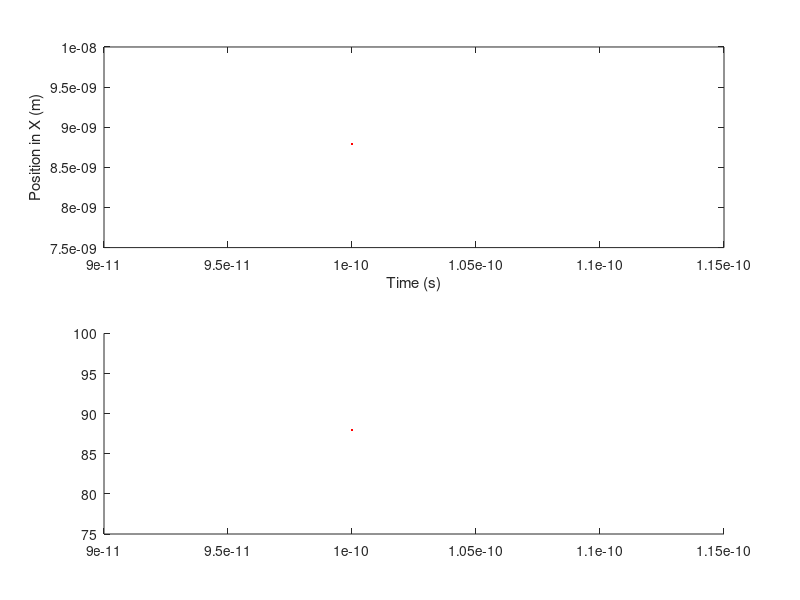

Recreate this plot in MATLAB. (Note: this script raises an error after producing the figure.)

global c

c.m_0 = 9.10938215e-31;  % electron mass
c.q_0 = 1.60217653e-19;  % electron charge


E_field = 5; %V/m
F = E_field * c.q_0; %Newtons

a = F / c.m_0; % m/s^2

timesteps = 1000;
dt = 1e-10;
t = 0;
x = 0;
Vx = 0;
sprob = 0.05;
Vtotal = 0;
count = 0;

for i = 1: timesteps
   
  dvx = a * dt;
  Vx = Vx + dvx;
  chance = rand;
  
  if(chance <= sprob)
       Vx = -0.5 * Vx;
  end
  
  dx = Vx*dt;    
  
  x = x + dx;
  t = t + dt;
  
  count = count + 1;
  Vtotal = Vtotal + Vx;
  Vavg = Vtotal / count;
  
 subplot(2,1,1);
 plot(t, x, 'r.');
 xlabel('Time (s)');
 ylabel('Position in X (m)');
 hold on;
 
 subplot(2,1,2);
 hold on;
 plot(t, Vavg, 'g.')
 plot(t, Vx, 'r.');
 title('Average V: ' + string(Vavg));
 xlabel('Time (s)');
 ylabel('Velocity in X');

 
 pause(0.001);
 
end

